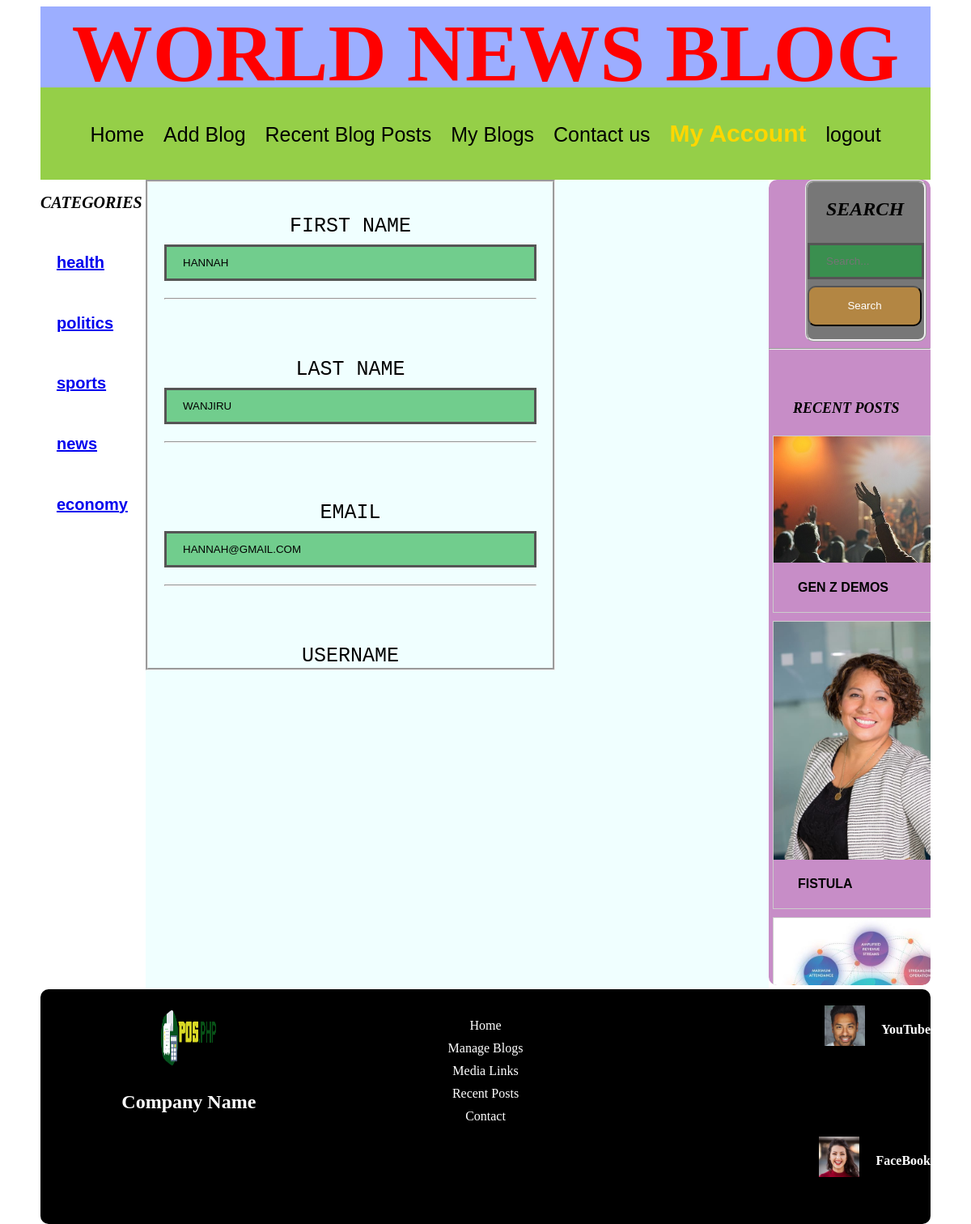
The app's page /update-profile.php?updateid=8861859 (signed in) with its own data.
### tables this page shows
CREATE TABLE `blog_cat` (
  `cat_id` int(11) NOT NULL,
  `cat_title` varchar(100) NOT NULL
);

CREATE TABLE `blogs` (
  `blog_id` int(11) NOT NULL,
  `uploader` varchar(100) NOT NULL,
  `blog_title` varchar(100) NOT NULL,
  `cat_title` varchar(100) NOT NULL,
  `details` longtext NOT NULL,
  `blog_image` varchar(100) NOT NULL,
  `status` int(100) NOT NULL,
  `uploaded_date` timestamp NOT NULL DEFAULT current_timestamp() ON UPDATE current_timestamp()
);

CREATE TABLE `users` (
  `userid` int(11) NOT NULL,
  `firstname` varchar(100) NOT NULL,
  `lastname` varchar(100) NOT NULL,
  `email` varchar(100) NOT NULL,
  `username` varchar(100) NOT NULL,
  `password` varchar(100) NOT NULL,
  `profile_image` varchar(100) DEFAULT NULL
);

CREATE TABLE `media_links` (
  `id` int(11) NOT NULL,
  `media_name` varchar(100) NOT NULL,
  `media_link` varchar(100) NOT NULL,
  `media_image` varchar(100) NOT NULL
);

### update-profile.php (the view, shortened to what this page needs)
<div class="container">
<?php include ('includes/header.php');?>
<div class="sidebar"><?php include ('includes/sidebar.php');?></div>
<div class="aside"><?php include ('includes/aside.php');?></div>
<main>
    <?php
    include('includes/connection.php');
    if (isset($_GET['updateid'])) {
        $updateid = $_GET['updateid'];
        $query = mysqli_query($con, "SELECT * FROM users WHERE userid = '$updateid'");
        while ($row = mysqli_fetch_array($query)) {
            ?>
            <div style="height: 600px; width: 500px; border-style: groove; overflow: scroll; align-items: center;">
                <form action="update-profile.php?profileid=<?php echo $updateid; ?>" method="POST"
                    enctype="multipart/form-data">
                    <div class="form-group">
                        <label for="firstname">FIRST NAME</label>
                        <input type="text" name="firstname" id="firstname" placeholder="Enter your Firstname"
                            value="<?php echo $row['firstname']; ?>">
                        <hr>
                    </div>
                    <div class="form-group">
                        <label for="lastname">LAST NAME</label>
                        <input type="text" name="lastname" id="lastname" placeholder="Enter your Last name"
                            value="<?php echo $row['lastname']; ?>">
                        <hr>
                    </div>
                    <div class="form-group">
                        <label for="email">EMAIL</label>
                        <input type="email" name="email" id="email" placeholder="Enter your email"
                            value="<?php echo $row['email']; ?>">
                        <hr>
                    </div>
                    <div class="form-group">
                        <label for="username">USERNAME</label>
                    </div>
                </form>
            </div>
    <?php
        }
    }
    ?>
</main>
<?php include('includes/footer.php'); ?>

### includes/sidebar.php (shortened to what this page needs)
<div class="sidebar" style="position:absolute; height:970px; ">
        <h2 style="font-style: oblique; font-size: 20px; font-weight: bold; text-decoration: aliceblue;">CATEGORIES</h2>
        <?php
        include('includes/connection.php');
        $query = mysqli_query($con, "SELECT * FROM blog_cat");
        while ($row = mysqli_fetch_array($query)) {
            $blog_cat = $row['cat_title'];
        ?>
            <h6 style="  padding-left:20px; padding-right:20px;  padding-top:5px; inline: spacing 10px; font-size:20px; align-items:center; color: black; font-family: Arial, Helvetica, sans-serif; font-weight: bold">
                <a href="./index.php?category=<?php echo $blog_cat; ?>"><?php echo $blog_cat; ?></a>
            </h6>
        <?php
        }
        ?>
    </div>

### includes/aside.php (shortened to what this page needs)
<div class="aside">
<form style="margin-right:5px; width: 150px; height: 200px;" class="form-search" action="./index.php" method="GET">
<h2 style="margin-left:23px; font-style: oblique; font-weight:bold;text-decoration:aliceblue; float:center;">SEARCH</h2>
        <input type="text" placeholder="Search..." name="search">
        <button style="width:141px" class = "search_button.button" type="submit" name="submit" value="search">Search</button>
    </form>
    <hr><br><br>
<h3 style="margin-left: 30px; font-style: oblique; font-size:18px; font-weight:bold;text-decoration:aliceblue; float:center;">RECENT POSTS</h3>
<?php
        include ('connection.php');
        $sql=mysqli_query($con, "SELECT * FROM blogs WHERE status = '1' ORDER BY blog_id  DESC LIMIT 4");
        while($row=mysqli_fetch_array($sql)){
            ?>
            <a href="./view-blog.php?viewid=<?php echo $row['blog_id'];?>">
            <div class="img"> <img src="./images/<?php echo $row['blog_image'];?>" width="25px" height="30px">
            <h4 style="margin-left:30px;color:black; font-weight:bold; text-decoration:none; font-family:arial;"><?php echo $row['blog_title'];?></h4>
        </div>
            </a>
        <?php } ?>
</div>

### includes/footer.php (shortened to what this page needs)
<footer>
        <div class="footer-container">
            <div class="footer-logo">
                <img src="logo.png" alt="Company Logo">
                <h1>Company Name</h1>
            </div>
            <div class="footer-links">
                <ul>
                    <li><a href="index.php">Home</a></li>
                    <li><a href="manage-blogs.php">Manage Blogs</a></li>
                    <li><a href="media-links.php">Media Links</a></li>
                    <li><a href="blog-posts.php">Recent Posts</a></li>
                    <li><a href="contact.php">Contact</a></li>
                </ul>
            </div>
            <?php include ('connection.php');
            $ret=mysqli_query($con," SELECT * FROM media_links");
            while($row=mysqli_fetch_array($ret)){
                ?>
            <div class="footer-social">
                <a href="<?php echo $row['media_link'];?>"><img src="./admin/images/<?php echo $row['media_image'];?>" width="50px" height="50px" alt="<?php echo $row['media_name'];?>" target="_blank"><br>
                <h4><?php echo $row['media_name'];?></a>
            </div>
        </div>
        <?php } ?>
    </div>
</body>
</html>

### style.css (style rules this page uses)
body { height: 1200px; background-image:url(images/background.jpg); background-repeat: no-repeat; background-size: cover; background-position: center; }
.container { width: 1100px; height: 1100px; margin-left: auto; margin-right: auto; border-radius: 10px; border-style: none; border-color: rgba(165, 42, 42, 0.363); }
main { width: 770px; height: 1000px; text-align: center; overflow: scroll; margin-left: 130px; margin-right: auto; background-color: azure; }
.sidebar { width:130px; height:1000px; background-color: white; overflow: auto; border-style: none; float: left; }
.aside { width:200px; height: 995px; background-color: rgba(128, 0, 128, 0.253); border-radius: 10px; border-style: inherit; float:right; overflow: scroll; }
.form-search { width:250px; height:150px; background-color: #777; float: center; margin: auto; border-radius: 10px; border-style: ridge; border-radius: 10px; box-sizing: border-box; }
.form-group { padding: 40px 20px 20px 20px; text-align: center; font-family: 'Courier New', Courier, monospace; color: black; font-size: 25px; float: center; }
form input[type=text],input[type=email], input[type=password],input[type=text] { width: 100%; padding: 12px 20px; margin: 8px 0; box-sizing: border-box; border: none; border-bottom: 2px solid red; }
form input[type=text], input[type=email], input[type=password]:focus { background-color: rgba(10, 165, 48, 0.548); border: 3px solid #555; }
button { background-color: rgba(255, 153, 0, 0.438); border-radius: 10px; height: 50px; width: 80px; box-sizing: border-box; text-align: center; color: white; cursor: pointer; }
div.img { margin: 5px; border: 1px solid #ccc; float: left; width: 180px; }
div.img img { width: 100%; height: auto; }
footer { width: 1100px; height: 250px; text-align: center; background-color: rgba(0, 0, 0, 0.562); margin-right: auto; margin-left: auto; border-radius: 10px; }
footer { background-color: #000000; color: #fff; padding: 20px 0; }
.footer-container { max-width: 1100px; margin: 0 auto; display: flex; justify-content: space-between; align-items: flex-start; flex-wrap: wrap; }
.footer-logo { flex: 1; display: flex; flex-direction: column; align-items: center; }
.footer-logo img { width: 80px; height: 80px; border-radius: 50%; margin-bottom: 10px; }
.footer-logo h1 { font-size: 24px; font-weight: bold; }
.footer-links { flex: 1; }
.footer-links ul { list-style: none; padding: 0; }
.footer-links ul li { margin-bottom: 10px; }
.footer-links ul li a { text-decoration: none; color: #fff; transition: color 0.3s ease; }
.footer-social { flex: 1; display: flex; justify-content: flex-end; }
.footer-social a { text-decoration: none; color: #fff; margin-left: 20px; }
div.img { margin: 5px; border: 1px solid #ccc; float: left; width: 235px; height: fit-content; }

### records on screen
blog_cat: cat_title "health"
blog_cat: cat_title "politics"
blog_cat: cat_title "sports"
blog_cat: cat_title "news"
blog_cat: cat_title "economy"
blogs: blog_image (picture), blog_title "GEN Z DEMOS"
blogs: blog_image (picture), blog_title "FISTULA"
blogs: blog_image (picture)
users: firstname "HANNAH", lastname "WANJIRU", email "HANNAH@GMAIL.COM"
media_links: media_image (picture), media_name "YouTube"
media_links: media_image (picture), media_name "FaceBook"
